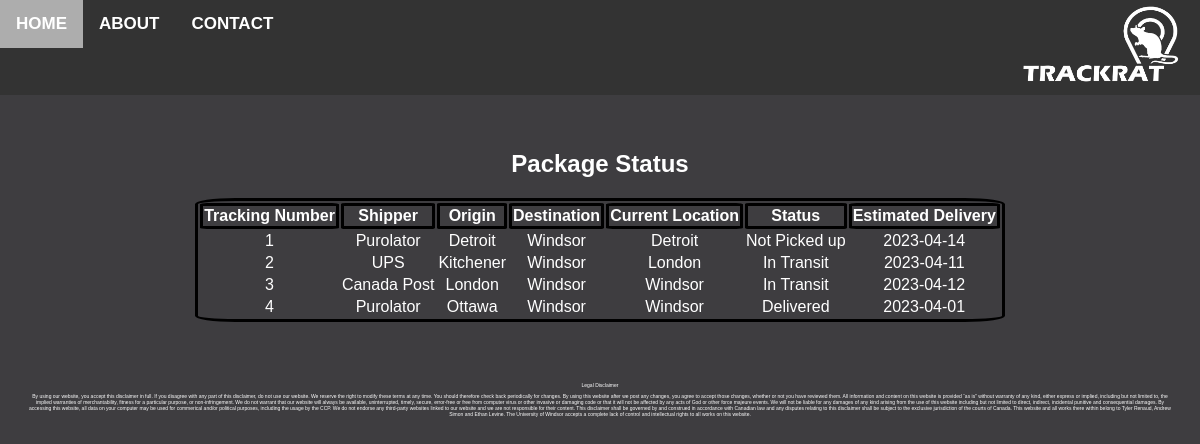
The page / on the database its author committed.
### tables this page shows
CREATE TABLE tracking (tracking_num integer UNIQUE, shipper TEXT, origin TEXT, destination TEXT, current_location TEXT, status TEXT, delivery_date date);

### app.py (the view)
@app.route('/')
def index():
    conn = sqlite3.connect('./database/trackrat.db')
    cur = conn.cursor()
    cur.execute("SELECT * FROM tracking")
    data = cur.fetchall()
    conn.close()
    return render_template('results.html', data=data)

### templates/results.html (shortened to what this page needs)
<!DOCTYPE html>
<html>
	<head>
		<link rel="stylesheet" href="../static/css/master.css" />
	</head>
	<nav>
		<div class="topnav">
			<a href="index.html"><b>HOME</b></a>
			<a href="about.html"><b>ABOUT</b></a>
			<a href="contact.html"><b>CONTACT</b></a>
			<img src="../static/images/logo2.png" alt="logo" />
		</div>
	</nav>
	<body>
		<div class="contentContainer">
			<h2>Package Status</h2>
			<table id="results">
				<tr>
					<th>Tracking Number</th>
					<th>Shipper</th>
					<th>Origin</th>
					<th>Destination</th>
					<th>Current Location</th>
					<th>Status</th>
					<th>Estimated Delivery</th>
				</tr>
				{% for row in data %}
				<tr>
					{% for col in row %}
					<td>{{ col }}</td>
					{% endfor %}
				</tr>
				{% endfor %}
			</table>
		</div>
	</body>
	<footer>
		<p class="legal">Legal Disclaimer</p>
		<p class="legal">
			By using our website, you accept this disclaimer in full. If you disagree
			with any part of this disclaimer, do not use our website. We reserve the
			right to modify these terms at any time. You should therefore check back
			periodically for changes. By using this website after we post any changes,
			you agree to accept those changes, whether or not you have reviewed them.
			All information and content on this website is provided “as is” without
			warranty of any kind, either express or implied, including but not limited
			to, the implied warranties of merchantability, fitness for a particular
			purpose, or non-infringement. We do not warrant that our website will
			always be available, uninterrupted, timely, secure, error-free or free
			from computer virus or other invasive or damaging code or that it will not
			be affected by any acts of God or other force majeure events. We will not
			be liable for any damages of any kind arising from the use of this website
			including but not limited to direct, indirect, incidental punitive and
			consequential damages. By accessing this website, all data on your
			computer may be used for commerical and/or political purposes, including
			the usage by the CCP. We do not endorse any third-party websites linked to
			our website and we are not responsible for their content. This disclaimer
			shall be governed by and construed in accordance with Canadian law and any
			disputes relating to this disclaimer shall be subject to the exclusive
			jurisdiction of the courts of Canada. This website and all works there
			within belong to Tyler Renaud, Andrew Simon and Ethan Levine. The
			University of Windsor accepts a complete lack of control and intellectual
			rights to all works on this website.
		</p>
	</footer>
</html>

### static/css/master.css (style rules this page uses)
body { text-align: center; color: black; background-color: #3e3d40; color: white; margin: 0px; }
footer { margin: 25px; }
table, th { border: 3px solid black; border-radius: 5%; }
.topnav { position: relative; width: 100%; min-width: 960px; min-height: 95px; background-color: #333; overflow: hidden; }
.topnav a { float: left; color: white; text-align: center; padding: 14px 16px; text-decoration: none; font-size: 17px; }
.topnav img { position: absolute; top: 4px; bottom: 4px; right: 20px; width: 160px; height: 85%; }
.contentContainer { position: relative; margin: auto; padding: 35px; }
.legal { font-size: 5px; }
#results { position: relative; margin: auto; }
* { font-family: sans-serif; color: white; }

### rows shown on the page
tracking: row "1", shipper "Purolator", origin "Detroit", destination "Windsor", current_location "Detroit", status "Not Picked up", delivery_date "2023-04-14"
tracking: row "2", shipper "UPS", origin "Kitchener", destination "Windsor", current_location "London", status "In Transit", delivery_date "2023-04-11"
tracking: row "3", shipper "Canada Post", origin "London", destination "Windsor", current_location "Windsor", status "In Transit", delivery_date "2023-04-12"
tracking: row "4", shipper "Purolator", origin "Ottawa", destination "Windsor", current_location "Windsor", status "Delivered", delivery_date "2023-04-01"
